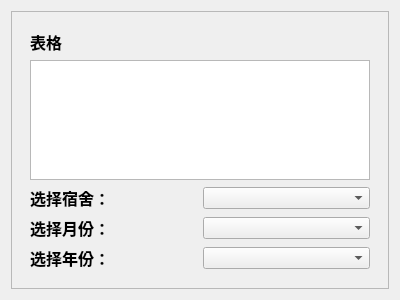
<?xml version="1.0" encoding="UTF-8"?>
<ui version="4.0">
 <class>stateManagement</class>
 <widget class="stateManagement" name="stateManagement">
  <property name="geometry">
   <rect>
    <x>0</x>
    <y>0</y>
    <width>400</width>
    <height>300</height>
   </rect>
  </property>
  <property name="windowTitle">
   <string>stateManagement</string>
  </property>
  <layout class="QVBoxLayout" name="verticalLayout">
   <item>
    <widget class="QFrame" name="frame">
     <property name="frameShape">
      <enum>QFrame::StyledPanel</enum>
     </property>
     <property name="frameShadow">
      <enum>QFrame::Raised</enum>
     </property>
     <layout class="QVBoxLayout" name="verticalLayout_2">
      <item>
       <widget class="QStackedWidget" name="stackedWidget">
        <widget class="QWidget" name="pageOfMonth">
         <layout class="QVBoxLayout" name="verticalLayout_4" stretch="0,10,0,0,0">
          <item>
           <widget class="QLabel" name="label_3">
            <property name="font">
             <font>
              <pointsize>12</pointsize>
              <weight>75</weight>
              <bold>true</bold>
             </font>
            </property>
            <property name="text">
             <string>表格</string>
            </property>
           </widget>
          </item>
          <item>
           <widget class="QTableWidget" name="recordOfMonth"/>
          </item>
          <item>
           <layout class="QHBoxLayout" name="horizontalLayout_2">
            <item>
             <widget class="QLabel" name="label_4">
              <property name="font">
               <font>
                <pointsize>12</pointsize>
                <weight>75</weight>
                <bold>true</bold>
               </font>
              </property>
              <property name="text">
               <string>选择宿舍：</string>
              </property>
             </widget>
            </item>
            <item>
             <widget class="QComboBox" name="dormitoryOfMonth"/>
            </item>
           </layout>
          </item>
          <item>
           <layout class="QHBoxLayout" name="horizontalLayout_3">
            <item>
             <widget class="QLabel" name="label_5">
              <property name="font">
               <font>
                <pointsize>12</pointsize>
                <weight>75</weight>
                <bold>true</bold>
               </font>
              </property>
              <property name="text">
               <string>选择月份：</string>
              </property>
             </widget>
            </item>
            <item>
             <widget class="QComboBox" name="monthOfMonth"/>
            </item>
           </layout>
          </item>
          <item>
           <layout class="QHBoxLayout" name="horizontalLayout_5">
            <item>
             <widget class="QLabel" name="label_7">
              <property name="font">
               <font>
                <pointsize>12</pointsize>
                <weight>75</weight>
                <bold>true</bold>
               </font>
              </property>
              <property name="text">
               <string>选择年份：</string>
              </property>
             </widget>
            </item>
            <item>
             <widget class="QComboBox" name="yearOfMonth"/>
            </item>
           </layout>
          </item>
         </layout>
        </widget>
        <widget class="QWidget" name="pageOfYear">
         <layout class="QVBoxLayout" name="verticalLayout_3" stretch="0,10,0,0">
          <item>
           <widget class="QLabel" name="label">
            <property name="font">
             <font>
              <pointsize>12</pointsize>
              <weight>75</weight>
              <bold>true</bold>
             </font>
            </property>
            <property name="text">
             <string>折线图</string>
            </property>
           </widget>
          </item>
          <item>
           <widget class="QCustomPlot" name="chartOfYear"/>
          </item>
          <item>
           <layout class="QHBoxLayout" name="horizontalLayout">
            <item>
             <widget class="QLabel" name="label_2">
              <property name="font">
               <font>
                <pointsize>12</pointsize>
                <weight>75</weight>
                <bold>true</bold>
               </font>
              </property>
              <property name="text">
               <string>选择宿舍：</string>
              </property>
             </widget>
            </item>
            <item>
             <widget class="QComboBox" name="dormitoryOfYear">
              <property name="font">
               <font>
                <pointsize>9</pointsize>
               </font>
              </property>
             </widget>
            </item>
           </layout>
          </item>
          <item>
           <layout class="QHBoxLayout" name="horizontalLayout_4">
            <item>
             <widget class="QLabel" name="label_6">
              <property name="font">
               <font>
                <pointsize>12</pointsize>
                <weight>75</weight>
                <bold>true</bold>
               </font>
              </property>
              <property name="text">
               <string>选择年份：</string>
              </property>
             </widget>
            </item>
            <item>
             <widget class="QComboBox" name="yearOfYear">
              <property name="font">
               <font>
                <pointsize>9</pointsize>
               </font>
              </property>
             </widget>
            </item>
           </layout>
          </item>
         </layout>
        </widget>
       </widget>
      </item>
     </layout>
    </widget>
   </item>
  </layout>
 </widget>
 <customwidgets>
  <customwidget>
   <class>stateManagement</class>
   <extends>QWidget</extends>
   <header>utilitymanagement.h</header>
   <container>1</container>
  </customwidget>
  <customwidget>
   <class>QCustomPlot</class>
   <extends>QGraphicsView</extends>
   <header>qcustomplot.h</header>
  </customwidget>
 </customwidgets>
 <resources/>
 <connections/>
</ui>
